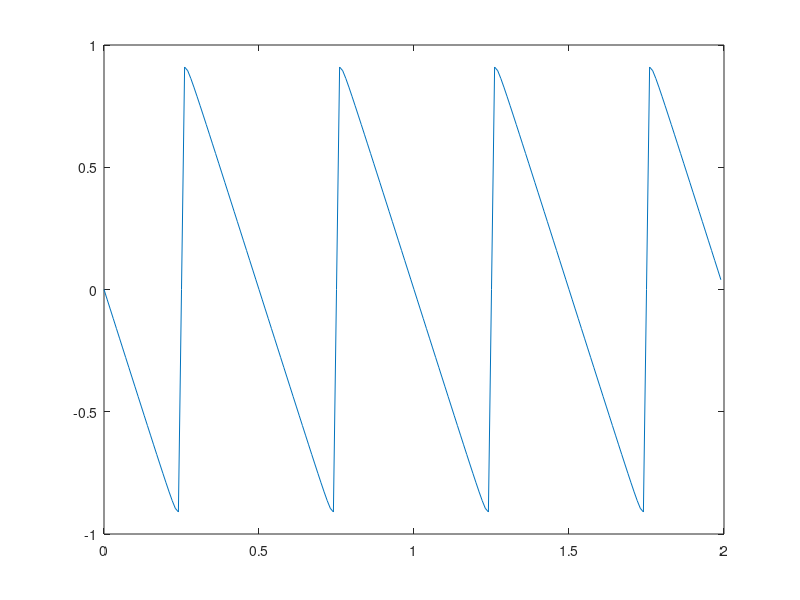

Recreate this plot in MATLAB.
load amplitudes.txt
a = amplitudes;
t = 0:0.01:2-0.01;
length(a);
f0 = 2;

for k=1:100
    s(k,:) = a(k)*sin(2*pi*k*f0*t);
end

plot(t,sum(s))
